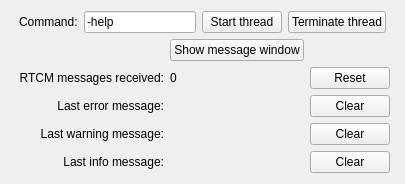
          <widget class="QWidget" name="tab_2">
           <property name="autoFillBackground">
            <bool>true</bool>
           </property>
           <attribute name="title">
            <string>Base (NTRIP)</string>
           </attribute>
           <layout class="QVBoxLayout" name="verticalLayout_3">
            <item>
             <layout class="QHBoxLayout" name="horizontalLayout_Thread_NTRIP">
              <property name="leftMargin">
               <number>8</number>
              </property>
              <property name="rightMargin">
               <number>8</number>
              </property>
              <item>
               <widget class="QLabel" name="label__NTRIP_Command">
                <property name="text">
                 <string>Command:</string>
                </property>
               </widget>
              </item>
              <item>
               <widget class="QLineEdit" name="lineEdit_Command_Base_NTRIP">
                <property name="text">
                 <string>-help</string>
                </property>
                <property name="maxLength">
                 <number>256</number>
                </property>
               </widget>
              </item>
              <item>
               <widget class="QPushButton" name="pushButton_StartThread_Base_NTRIP">
                <property name="text">
                 <string>Start thread</string>
                </property>
               </widget>
              </item>
              <item>
               <widget class="QPushButton" name="pushButton_TerminateThread_NTRIP">
                <property name="text">
                 <string>Terminate thread</string>
                </property>
               </widget>
              </item>
             </layout>
            </item>
            <item>
             <layout class="QGridLayout" name="gridLayout_Messages_Base_NTRIP" columnstretch="0,1,0">
              <property name="leftMargin">
               <number>8</number>
              </property>
              <property name="rightMargin">
               <number>4</number>
              </property>
              <item row="2" column="1">
               <widget class="QLabel" name="label_LastErrorMessage_Base_NTRIP">
                <property name="sizePolicy">
                 <sizepolicy hsizetype="Ignored" vsizetype="Ignored">
                  <horstretch>0</horstretch>
                  <verstretch>0</verstretch>
                 </sizepolicy>
                </property>
                <property name="text">
                 <string/>
                </property>
                <property name="alignment">
                 <set>Qt::AlignLeading|Qt::AlignLeft|Qt::AlignVCenter</set>
                </property>
               </widget>
              </item>
              <item row="3" column="0">
               <widget class="QLabel" name="label_LastWarningMessageLabel_Base_NTRIP">
                <property name="text">
                 <string>Last warning message:</string>
                </property>
                <property name="alignment">
                 <set>Qt::AlignRight|Qt::AlignTrailing|Qt::AlignVCenter</set>
                </property>
               </widget>
              </item>
              <item row="2" column="0">
               <widget class="QLabel" name="label_LastErrorMessageLabel_Base_NTRIP">
                <property name="text">
                 <string>Last error message:</string>
                </property>
                <property name="alignment">
                 <set>Qt::AlignRight|Qt::AlignTrailing|Qt::AlignVCenter</set>
                </property>
               </widget>
              </item>
              <item row="3" column="2">
               <widget class="QPushButton" name="pushButton_ClearWarningMessage_Base_NTRIP">
                <property name="text">
                 <string>Clear</string>
                </property>
               </widget>
              </item>
              <item row="4" column="2">
               <widget class="QPushButton" name="pushButton_ClearInfoMessage_Base_NTRIP">
                <property name="text">
                 <string>Clear</string>
                </property>
               </widget>
              </item>
              <item row="2" column="2">
               <widget class="QPushButton" name="pushButton_ClearErrorMessage_Base_NTRIP">
                <property name="text">
                 <string>Clear</string>
                </property>
               </widget>
              </item>
              <item row="3" column="1">
               <widget class="QLabel" name="label_LastWarningMessage_Base_NTRIP">
                <property name="sizePolicy">
                 <sizepolicy hsizetype="Ignored" vsizetype="Ignored">
                  <horstretch>0</horstretch>
                  <verstretch>0</verstretch>
                 </sizepolicy>
                </property>
                <property name="text">
                 <string/>
                </property>
                <property name="alignment">
                 <set>Qt::AlignLeading|Qt::AlignLeft|Qt::AlignVCenter</set>
                </property>
               </widget>
              </item>
              <item row="1" column="0">
               <widget class="QLabel" name="label_RTCMMessageCountLabel_Base_NTRIP">
                <property name="text">
                 <string>RTCM messages received:</string>
                </property>
                <property name="alignment">
                 <set>Qt::AlignRight|Qt::AlignTrailing|Qt::AlignVCenter</set>
                </property>
               </widget>
              </item>
              <item row="1" column="1">
               <widget class="QLabel" name="label_RTCMMessageCount_Base_NTRIP">
                <property name="sizePolicy">
                 <sizepolicy hsizetype="Ignored" vsizetype="Ignored">
                  <horstretch>0</horstretch>
                  <verstretch>0</verstretch>
                 </sizepolicy>
                </property>
                <property name="text">
                 <string>0</string>
                </property>
                <property name="alignment">
                 <set>Qt::AlignLeading|Qt::AlignLeft|Qt::AlignVCenter</set>
                </property>
               </widget>
              </item>
              <item row="1" column="2">
               <widget class="QPushButton" name="pushButton_ClearRTCMCounter_Base_NTRIP">
                <property name="text">
                 <string>Reset</string>
                </property>
               </widget>
              </item>
              <item row="4" column="1">
               <widget class="QLabel" name="label_LastInfoMessage_Base_NTRIP">
                <property name="sizePolicy">
                 <sizepolicy hsizetype="Ignored" vsizetype="Ignored">
                  <horstretch>0</horstretch>
                  <verstretch>0</verstretch>
                 </sizepolicy>
                </property>
                <property name="text">
                 <string/>
                </property>
                <property name="scaledContents">
                 <bool>false</bool>
                </property>
                <property name="alignment">
                 <set>Qt::AlignLeading|Qt::AlignLeft|Qt::AlignVCenter</set>
                </property>
               </widget>
              </item>
              <item row="4" column="0">
               <widget class="QLabel" name="label_LastInfoMessageLabel_Base_NTRIP">
                <property name="text">
                 <string>Last info message:</string>
                </property>
                <property name="alignment">
                 <set>Qt::AlignRight|Qt::AlignTrailing|Qt::AlignVCenter</set>
                </property>
               </widget>
              </item>
              <item row="0" column="1">
               <layout class="QHBoxLayout" name="horizontalLayout_Base_NTRIP">
                <item>
                 <widget class="QPushButton" name="pushButton_ShowMessageWindow_NTRIP">
                  <property name="text">
                   <string>Show message window</string>
                  </property>
                 </widget>
                </item>
               </layout>
              </item>
             </layout>
            </item>
           </layout>
          </widget>
